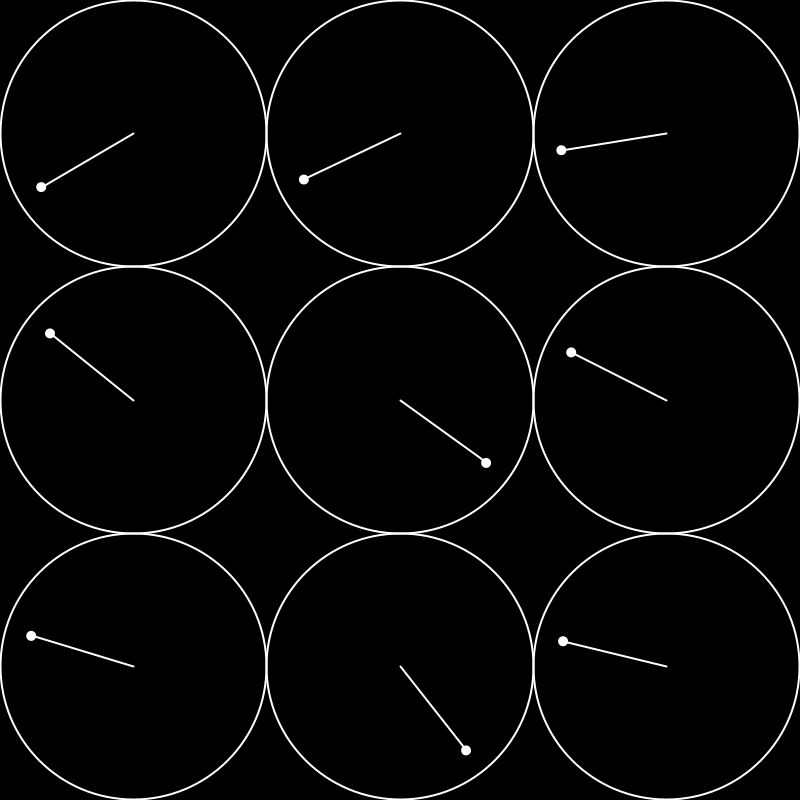
Frame 1 (no input)
Frame 60 (the mouse pressed at the canvas centre just before this capture): identical to frame 1, image omitted
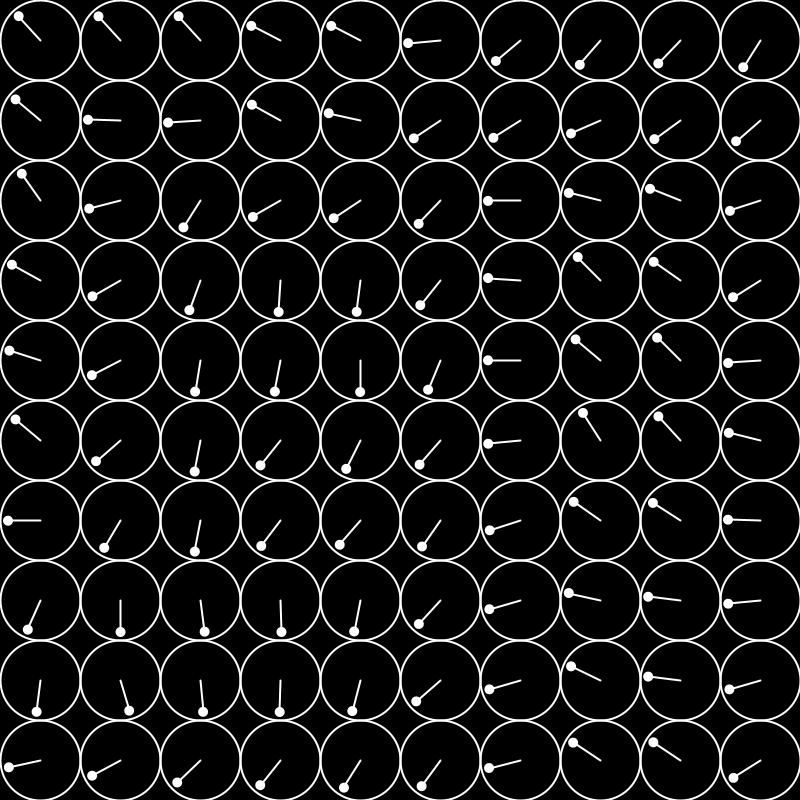
Frame 120 (the mouse held since frame 60 and released just before this capture)

The Processing sketch that drew these frames (run headless with seeded random() and noise(); from frame 60 on, the mouse is pressed at the canvas centre):

// Processing sketch: forAndRandomness
// ── forAndRandomness.pde
int tileNum;
float noiseMult = 1;

void setup() {
  size(800, 800);
  background(0);
}

void draw() {
  noiseSeed(0);
  background(0);
  tileNum = int(map(mouseX, 0, width, 3, 16 +1));
  noiseMult = pow(10, map(mouseY, 0, height, -1, -4));
  float tileSize = width / float(tileNum);

  for (int row = 0; row<tileNum; row++) {
    for (int col = 0; col < tileNum; col++) {
      float rectX = tileSize * col;
      float rectY = tileSize * row;
      float centerX = rectX + tileSize * 0.5;
      float centerY = rectY + tileSize * 0.5;
      float noiseVal = noise( centerX * noiseMult, centerY * noiseMult);
      
      noFill();
      stroke(255);
      strokeWeight(2);
      circle(centerX, centerY, tileSize);
      
      pushMatrix();
      translate(centerX, centerY);
      rotate(radians (360 * noiseVal));
      stroke(255);
      line(0, 0, tileSize * 0.4, 0);
      
      fill(255);
      noStroke();
      circle(tileSize * 0.4, 0, 10);
      popMatrix();
    }
  }
}
      
      
      
